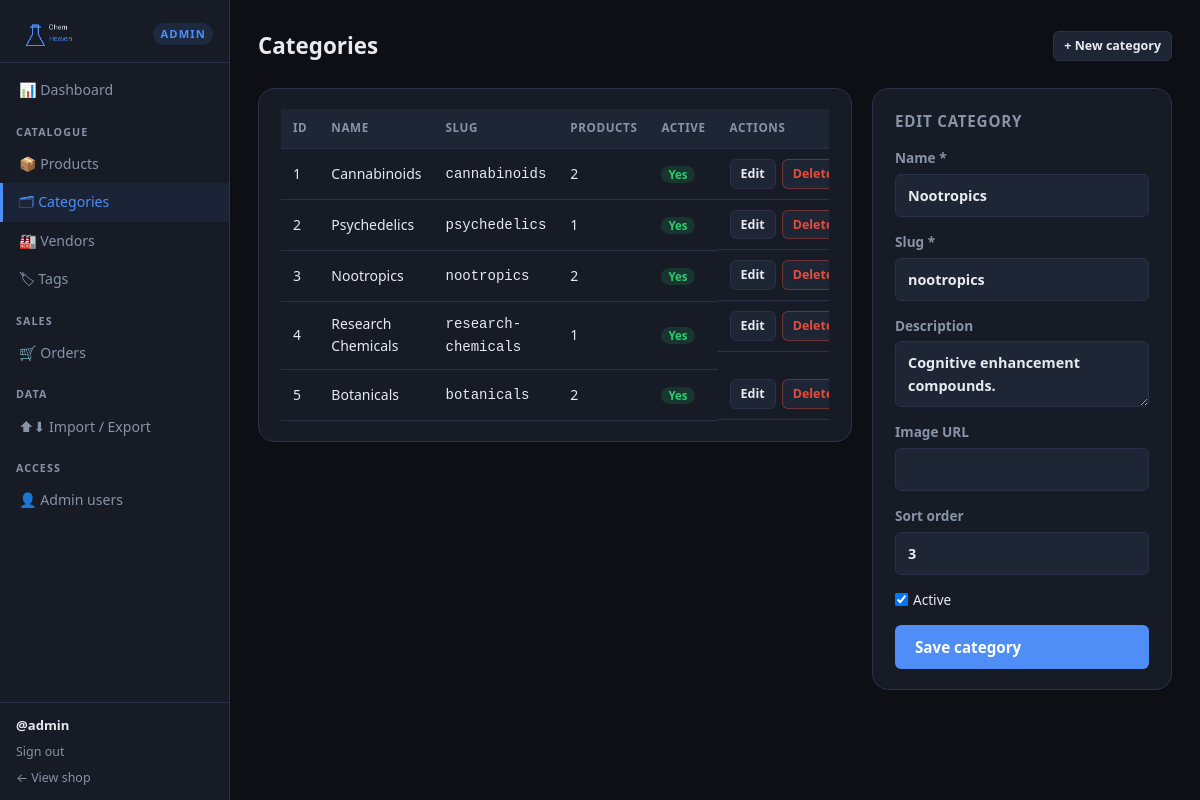
Screenshot of /admin/categories.php?edit=3 (signed in) with the database file from the repository.
### tables this page shows
CREATE TABLE IF NOT EXISTS categories (
    id          INT UNSIGNED AUTO_INCREMENT PRIMARY KEY,
    uuid        CHAR(36)     NOT NULL UNIQUE,
    name        VARCHAR(100) NOT NULL,
    slug        VARCHAR(100) NOT NULL UNIQUE,
    description TEXT,
    image_url   VARCHAR(500),
    sort_order  INT          NOT NULL DEFAULT 0,
    is_active   TINYINT(1)   NOT NULL DEFAULT 1,
    created_at  TIMESTAMP    DEFAULT CURRENT_TIMESTAMP
);

### includes/functions.php (called while the page is built, shortened)
<?php
function h(mixed $value): string
{
    return htmlspecialchars((string) $value, ENT_QUOTES | ENT_SUBSTITUTE, 'UTF-8');
}

### public/admin/categories.php (the view, shortened to what this page needs)
<?php
require_once __DIR__ . '/../../includes/functions.php';
$db    = db();
$cats = $db->query(
    'SELECT c.*, COUNT(p.id) AS product_count
     FROM categories c
     LEFT JOIN products p ON p.category_id = c.id
     GROUP BY c.id ORDER BY c.sort_order ASC, c.name ASC'
)->fetchAll();
$editCat = null;
$editId  = filter_input(INPUT_GET, 'edit', FILTER_VALIDATE_INT);
if ($editId) {
    $s = $db->prepare('SELECT * FROM categories WHERE id = :id LIMIT 1');
    $s->execute([':id' => $editId]);
    $editCat = $s->fetch();
}
require __DIR__ . '/../../includes/admin-header.php';
?>
<div class="admin-page-header">
    <h1>Categories</h1>
    <a href="/admin/categories.php" class="btn-secondary btn-sm">+ New category</a>
</div>
<div class="admin-form-grid">
    <div class="admin-form-main">
        <div class="admin-card">
            <div class="table-wrap">
                <table class="admin-table">
                    <thead><tr><th>ID</th><th>Name</th><th>Slug</th><th>Products</th><th>Active</th><th>Actions</th></tr></thead>
                    <tbody>
                    <?php foreach ($cats as $c): ?>
                        <tr>
                            <td><?= $c['id'] ?></td>
                            <td><?= h($c['name']) ?></td>
                            <td><code><?= h($c['slug']) ?></code></td>
                            <td><?= $c['product_count'] ?></td>
                            <td><?= $c['is_active'] ? '<span class="badge-active">Yes</span>' : '<span class="badge-inactive">No</span>' ?></td>
                            <td class="actions-cell">
                                <a href="/admin/categories.php?edit=<?= $c['id'] ?>" class="btn-sm">Edit</a>
                                <form method="post" action="/admin/categories.php" style="display:inline">
                                    <button type="submit" class="btn-sm btn-danger" onclick="return confirm('Delete category?')">Delete</button>
                                </form>
                            </td>
                        </tr>
                    <?php endforeach; ?>
                    </tbody>
                </table>
            </div>
        </div>
    </div>
    <div class="admin-form-sidebar">
        <div class="admin-card">
            <h2><?= $editCat ? 'Edit category' : 'New category' ?></h2>
            <form method="post" action="/admin/categories.php" class="admin-form">
                <label>Name * <input type="text" name="name" value="<?= h($editCat['name'] ?? '') ?>" required maxlength="100"></label>
                <label>Slug * <input type="text" name="slug" value="<?= h($editCat['slug'] ?? '') ?>" required maxlength="100" pattern="[a-z0-9\-]+"></label>
                <label>Description <textarea name="description" rows="2"><?= h($editCat['description'] ?? '') ?></textarea></label>
                <label>Image URL <input type="url" name="image_url" value="<?= h($editCat['image_url'] ?? '') ?>" maxlength="500"></label>
                <label>Sort order <input type="number" name="sort_order" value="<?= (int)($editCat['sort_order'] ?? 0) ?>" min="0"></label>
                <label class="label-inline"><input type="checkbox" name="is_active" value="1"<?= ($editCat['is_active'] ?? 1) ? ' checked' : '' ?>> Active</label>
                <button type="submit" class="btn-primary">Save category</button>
            </form>
        </div>
    </div>
</div>
<?php require __DIR__ . '/../../includes/admin-footer.php'; ?>

### public/assets/style.css (style rules this page uses)
:root { --color-bg: #0d0f14; --color-surface: #161b25; --color-surface-2: #1e2535; --color-border: #2a3148; --color-accent: #4f8ef7; --color-accent-h: #3a72d8; --color-success: #2ecc71; --color-danger: #e74c3c; --color-warning: #f39c12; --color-text: #e8eaf0; --color-text-muted: #8893a8; --color-badge: #f59e0b; --radius-sm: 6px; --radius-md: 10px; --radius-lg: 16px; --font-sans: system-ui, -apple-system, "Segoe UI", Roboto, Helvetica, Arial, sans-serif; --font-mono: ui-monospace, "Cascadia Code", "Fira Mono", monospace; --shadow-card: 0 4px 24px rgba(0,0,0,.45); --transition: 0.18s ease; }
*, *::before, *::after { box-sizing: border-box; margin: 0; padding: 0; }
html { font-size: 16px; scroll-behavior: smooth; }
body { font-family: var(--font-sans); background: var(--color-bg); color: var(--color-text); line-height: 1.6; min-height: 100vh; display: flex; flex-direction: column; }
a { color: var(--color-accent); text-decoration: none; }
button, input, select, textarea { font: inherit; color: inherit; }
.btn-primary { display: inline-flex; align-items: center; gap: 6px; background: var(--color-accent); color: #fff; border: none; border-radius: var(--radius-sm); padding: 10px 20px; font-size: .95rem; font-weight: 600; cursor: pointer; transition: background var(--transition); text-decoration: none; }
.btn-secondary { display: inline-flex; align-items: center; gap: 6px; background: transparent; color: var(--color-text-muted); border: 1px solid var(--color-border); border-radius: var(--radius-sm); padding: 9px 18px; font-size: .9rem; cursor: pointer; transition: border-color var(--transition), color var(--transition); }

### public/assets/admin.css (style rules this page uses)
.admin-body { background: var(--color-bg); }
.admin-page-header { display: flex; align-items: center; justify-content: space-between; margin-bottom: 24px; gap: 16px; flex-wrap: wrap; }
.admin-page-header h1 { font-size: 1.4rem; font-weight: 700; }
.admin-card { background: var(--color-surface); border: 1px solid var(--color-border); border-radius: var(--radius-lg); padding: 20px 22px; margin-bottom: 20px; }
.admin-card h2 { font-size: .95rem; font-weight: 700; color: var(--color-text-muted); text-transform: uppercase; letter-spacing: .05em; margin-bottom: 14px; }
.table-wrap { overflow-x: auto; }
.admin-table { width: 100%; border-collapse: collapse; font-size: .875rem; }
.admin-table th, .admin-table td { padding: 10px 12px; border-bottom: 1px solid var(--color-border); text-align: left; vertical-align: middle; }
.admin-table thead th { font-size: .73rem; text-transform: uppercase; letter-spacing: .05em; color: var(--color-text-muted); background: var(--color-surface-2); white-space: nowrap; }
.actions-cell { white-space: nowrap; display: flex; gap: 6px; align-items: center; }
.btn-sm { display: inline-flex; align-items: center; padding: 4px 10px; border-radius: var(--radius-sm); font-size: .78rem; font-weight: 600; cursor: pointer; background: var(--color-surface-2); border: 1px solid var(--color-border); color: var(--color-text); text-decoration: none; transition: all var(--transition); }
.btn-danger { color: var(--color-danger) !important; border-color: rgba(231,76,60,.4) !important; }
.admin-form { display: flex; flex-direction: column; gap: 14px; }
.admin-form label { display: flex; flex-direction: column; gap: 5px; font-size: .85rem; font-weight: 600; color: var(--color-text-muted); }
.admin-form input[type="text"], .admin-form input[type="url"], .admin-form input[type="email"], .admin-form input[type="number"], .admin-form input[type="password"], .admin-form input[type="search"], .admin-form textarea, .admin-form select { background: var(--color-surface-2); border: 1px solid var(--color-border); border-radius: var(--radius-sm); padding: 9px 12px; color: var(--color-text); outline: none; transition: border-color var(--transition); font-size: .9rem; width: 100%; }
.label-inline { flex-direction: row !important; align-items: center; gap: 8px; font-weight: 500 !important; color: var(--color-text) !important; }
.admin-form-grid { display: grid; grid-template-columns: 1fr 300px; gap: 20px; align-items: start; }
.admin-form-main { min-width: 0; }
.admin-form-sidebar { min-width: 0; }
.badge-active { background: rgba(46,204,113,.15); color: var(--color-success); padding: 1px 7px; border-radius: 999px; font-size: .72rem; font-weight: 700; }

### rows the page displays
categories: id "1", name "Cannabinoids", slug "cannabinoids", product_count "2", is_active "Yes"
categories: id "2", name "Psychedelics", slug "psychedelics", product_count "1", is_active "Yes"
categories: id "3", name "Nootropics", slug "nootropics", product_count "2", shows "Yes", description "Cognitive enhancement compounds.", sort_order "3", is_active "☑"
categories: id "4", name "Research Chemicals", slug "research-chemicals", product_count "1", is_active "Yes"
categories: id "5", name "Botanicals", slug "botanicals", product_count "2", is_active "Yes"

### other values shown
$adminUser['username'] "admin"
